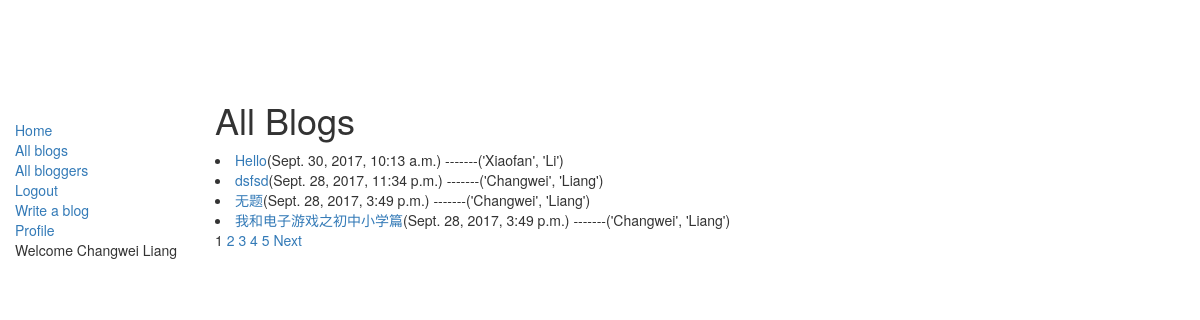
Screenshot of / (signed in) with the database file from the repository.
### my_auth/models.py (models this page shows)
class User(models.AbstractUser):
    pass

### blog/models.py (models this page shows, shortened)
class MyPost(models.Model):
    author = models.ForeignKey(settings.AUTH_USER_MODEL, on_delete=models.CASCADE)
    title = models.CharField(max_length=100)
    content = models.TextField(blank=True)
    tags = models.CharField(max_length=20, null=True, blank=True)
    published_time = models.DateTimeField(default=timezone.now)
    created_time = models.DateTimeField(default=timezone.now)
    is_draft = models.BooleanField(default=False)
    class Meta:
        ordering = ['published_time']

### blog/views.py (the view)
# urls.py: url(r'^$', views.HomePage.as_view(), name='homepage'),
class HomePage(ListView):
    model = models.MyPost
    template_name = 'blog/homepage.html'
    paginate_by = 4
    context_object_name = 'blog_list'
    def get_queryset(self):
        return models.MyPost.objects.all().order_by('-published_time')
    def get_context_data(self, **kwargs):
        context = super(ListView, self).get_context_data(**kwargs)
        queryset = self.get_queryset()
        paginator, page, queryset, is_paginated = self.paginate_queryset(queryset, self.get_paginate_by(queryset))
        context = my_paginator_style(paginator, page, context, pages_num_2b_shown=5)
        return context

### blog/templatetags/blog_tag.py (called while the page is built)
@register.simple_tag
def real_name_or_username(blog):
    if blog.author.first_name and blog.author.last_name:
        return format_html('%s' % blog.author.first_name), format_html(blog.author.last_name)
    else:
        return blog.author.username

### blog/utils.py (called while the page is built, shortened)
def my_paginator_style(paginator, page, context, pages_num_2b_shown):
    context['multiple_page_series_to_show'] = 0
    return context

### blog/templates/blog/homepage.html (shortened to what this page needs)
{% extends 'blog/base.html' %}
{% load blog_tag %}
{% block content %}
<h1>All Blogs</h1>
{% if blog_list %}
    {% for blog in blog_list %}
        <li><a href="{% url 'blog:blog_detail' blog.id %}">{{ blog.title }}</a>({{ blog.published_time }})
            -------{% real_name_or_username blog %}</li>
    {% endfor %}
{% else %}
    <p>No blogs are found</p>
{% endif %}
{% if is_paginated %}
    {% if multiple_page_series_to_show %}
        {% if page_obj.has_previous %}
            <a href="?page={{ page_obj.previous_page_number }}">Previous</a>
        {% endif %}
        {% for i in page_number_to_be_show %}
            {% if page_obj.number == i %}
                {{ i }}
            {% else %}
                <a href="?page={{ page_number }}">{{ i }}</a>
            {% endif %}
        {% endfor %}
        {% if page_obj.has_next %}
            <a href="?page={{ page_obj.next_page_number }}">Next</a>
        {% endif %}
    {% else %}
        {% for page_number in paginator.page_range %}
            {% if page_obj.number == page_number %}
                {{ page_number }}
            {% else %}
                <a href="?page={{ page_number }}">{{ page_number }}</a>
            {% endif %}
        {% endfor %}
        {% if page_obj.has_next %}
            <a href="?page={{ page_obj.next_page_number }}">Next</a>
        {% endif %}
    {% endif %}
{% endif %}
{% endblock %}

### blog/templates/blog/base.html (shortened to what this page needs)
<!DOCTYPE html>
{% load blog_tag %}
<html lang="en">
<head>
  <link rel="stylesheet" href="https://maxcdn.bootstrapcdn.com/bootstrap/3.3.7/css/bootstrap.min.css">
  {% load static %}
  <link rel="stylesheet" href="{% static 'css/styles.css' %}">
</head>
<body>
  <div class="container-fluid">
    <div class="row">
      <div class="col-sm-2">
      {% block sidebar %}
      <ul class="sidebar-nav">
          <li><a href="{% url 'blog:homepage' %}">Home</a></li>
          <li><a href="">All blogs</a></li>
          <li><a href="">All bloggers</a></li>
          {% if user.is_authenticated %}
                <li><a href="{% url 'auth:logout' %}">Logout</a></li>
                <li><a href="{% url 'blog:create_blog' %}">Write a blog</a></li>
                <li><a href="">Profile</a></li>
          {% else %}
                <li><a href="{% url 'auth:login' %}">Login</a></li>
          {% endif %}
          <li>Welcome {{ user.first_name }} {{ user.last_name }}</li>
      </ul>
     {% endblock %}
      </div>
      <div class="col-sm-10 ">
      {% block content %}{% endblock %}
      </div>
    </div>
  </div>
</body>
</html>

### blog/static/css/styles.css (style rules this page uses)
.sidebar-nav { margin-top: 20px; padding: 0; list-style: none; }

### rows the page displays
User: first_name "Changwei", last_name "Liang"
MyPost: title "Hello", published_time "Sept. 30, 2017, 10:13 a.m.", author.last_name "('Xiaofan', 'Li')"
MyPost: title "dsfsd", published_time "Sept. 28, 2017, 11:34 p.m.", author.last_name "('Changwei', 'Liang')"
MyPost: title "无题", published_time "Sept. 28, 2017, 3:49 p.m.", author.last_name "('Changwei', 'Liang')"
MyPost: title "我和电子游戏之初中小学篇", published_time "Sept. 28, 2017, 3:49 p.m.", author.last_name "('Changwei', 'Liang')"

### other values shown
{{ page_number }} "1"
{{ page_number }} "2" "3" "4" "5"
